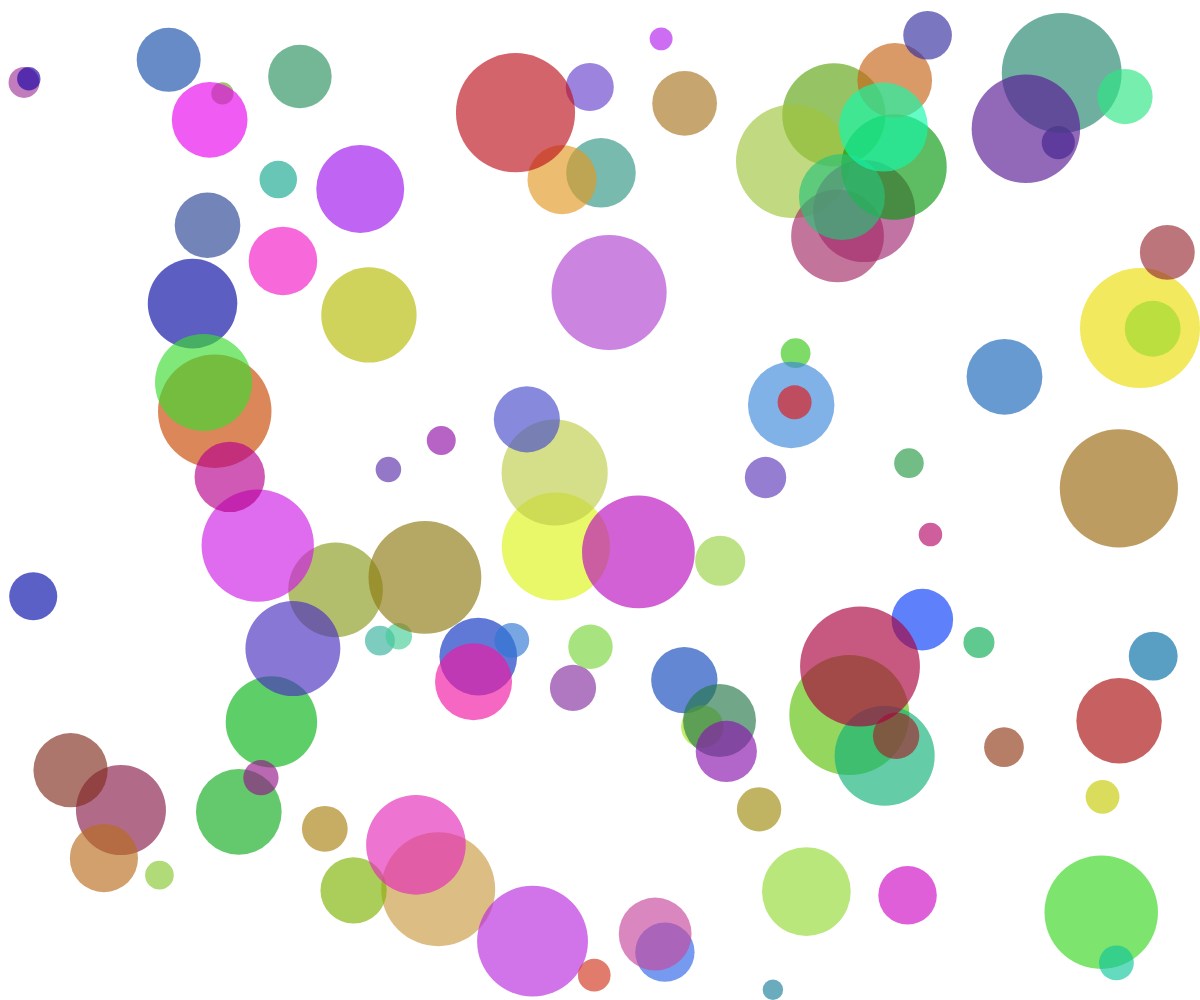
Frame 1 (no input)
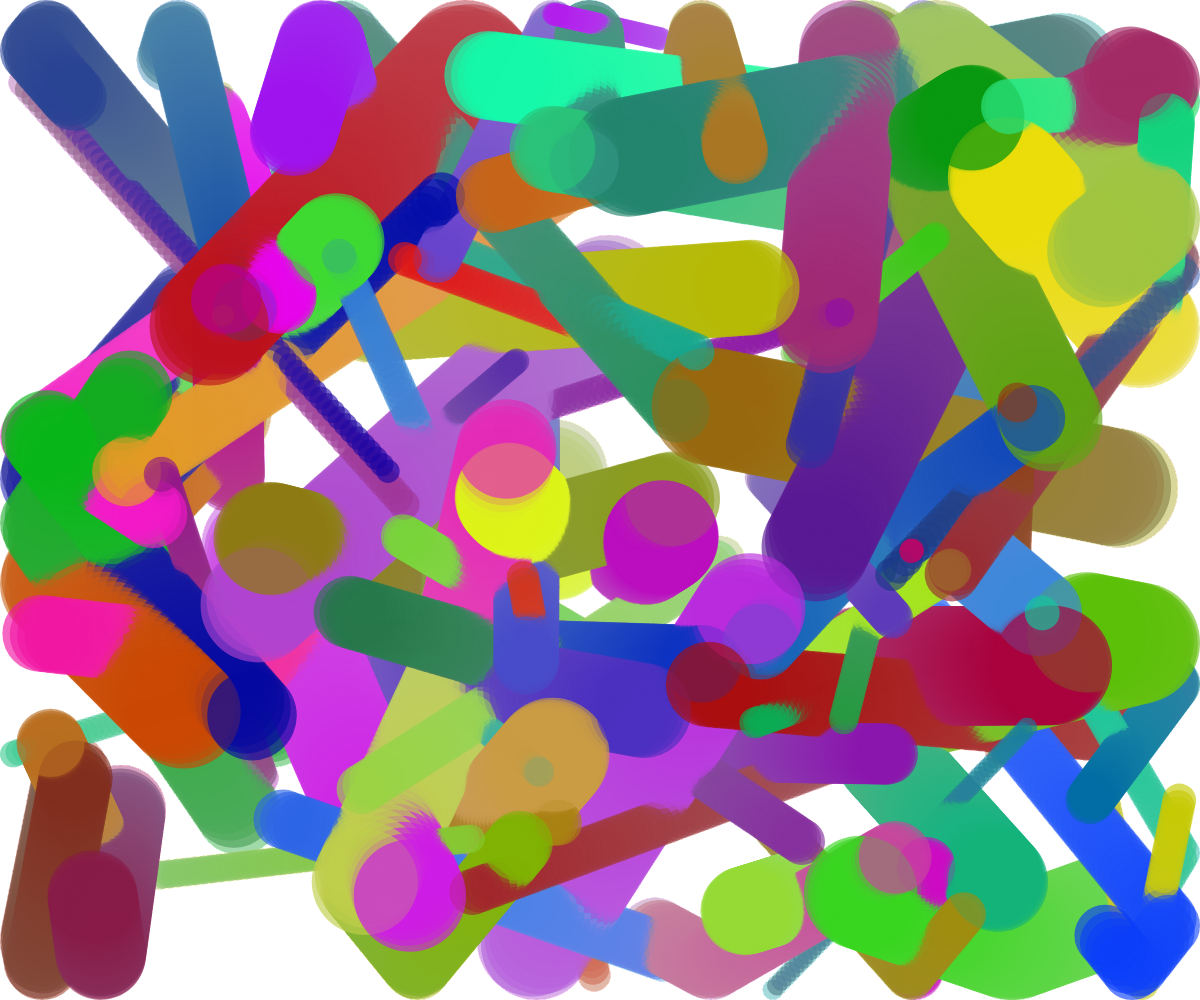
Frame 60 (no input)
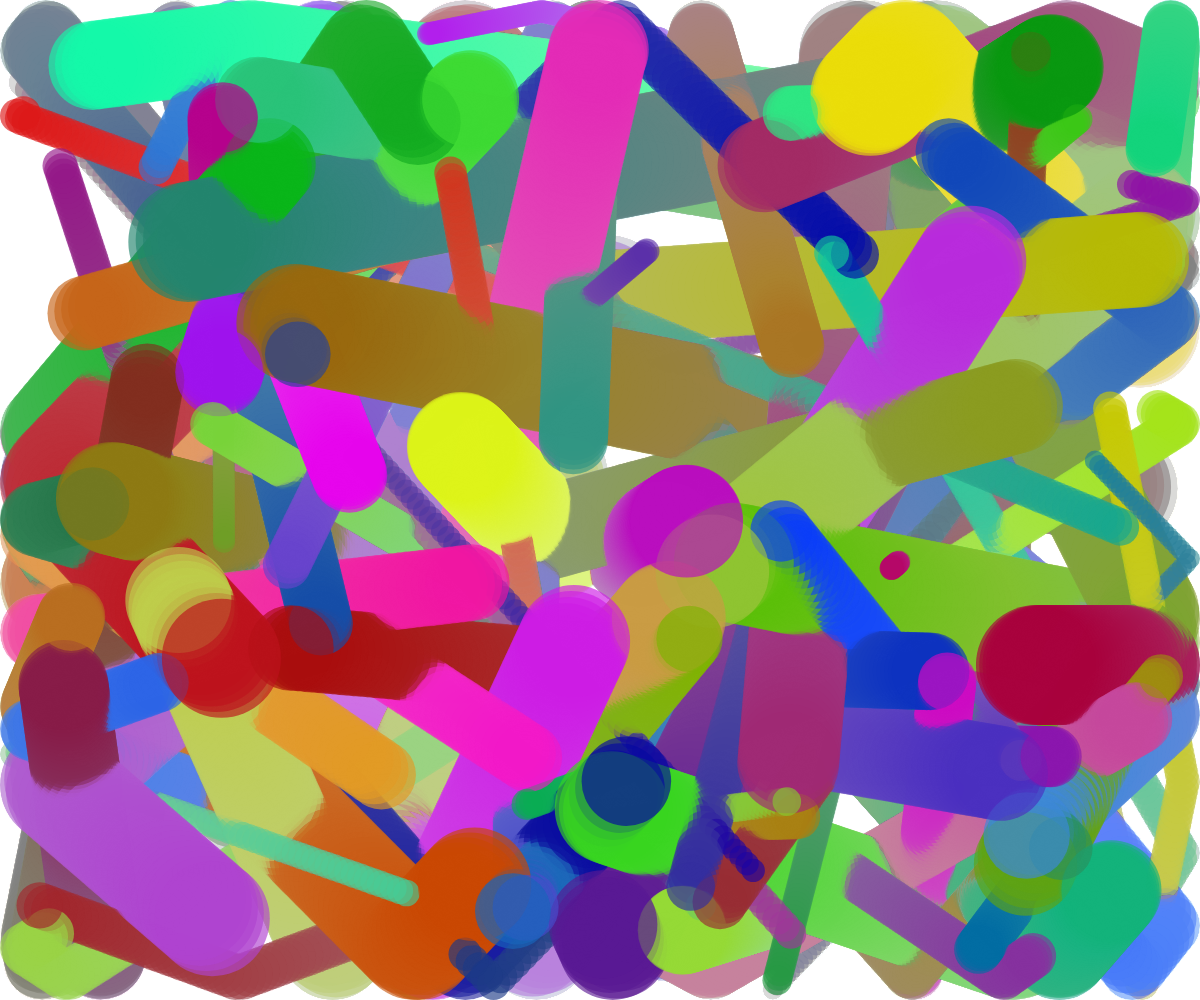
Frame 120 (the mouse pressed at the canvas centre since frame 60)

The p5.js sketch that drew these frames (run headless with seeded random() and noise() and a simulated clock; from frame 60 on, the mouse is pressed at the canvas centre):

// p5.js sketch
// ── sketch.js
class Ball {
  constructor() {
    this.size = random(10, 60)
    this.x = random(0 + this.size, canvasWidth - this.size)
    this.y = random(0 + this.size, canvasHeight - this.size)
    this.color = [random(0, 360), random(50, 100), random(30, 55), 0.65]
    this.vel = [random(-200, 200), random(-200, 200)]
  }
}

// Canvas size
let canvasWidth
let canvasHeight

// Balls array
let balls = []

// Amount of balls
const amountBalls = 100

// Function to update balls
function ballUpdate(ball, dt) {
  ball.x += ball.vel[0] * dt
  ball.y += ball.vel[1] * dt
  if (ball.x - ball.size < 0) {
    ball.vel[0] *= -1
    ball.vel[1] += random(-10, 10)
    ball.x = ball.size
  }
  if (ball.y - ball.size < 0) {
    ball.vel[1] *= -1
    ball.vel[0] += random(-10, 10)
    ball.y = ball.size
  }
  if (ball.x + ball.size > canvasWidth) {
    ball.vel[0] *= -1
    ball.vel[1] += random(-10, 10)
    ball.x = canvasWidth - ball.size
  }
  if (ball.y + ball.size > canvasHeight) {
    ball.vel[1] *= -1
    ball.vel[0] += random(-10, 10)
    ball.y = canvasHeight - ball.size
  }
  
}

function ballDraw(ball) {
  noStroke();
  fill(ball.color[0], ball.color[1], ball.color[2], ball.color[3])
  circle(ball.x, ball.y, ball.size * 2)
}


// When the screen resized update canvas size
function windowResized() {
  resizeCanvas(max(windowWidth, 400), max(windowHeight, 400))
  canvasWidth = max(windowWidth, 400)
  canvasHeight = max(windowHeight, 400)
}

function setup() {
  // Create full screen canvas
  createCanvas(windowWidth, windowHeight)
  canvasWidth = windowWidth
  canvasHeight = windowHeight
  for (let i = 0; i < amountBalls; i ++) {
    balls.push(new Ball());
  }
  colorMode('hsl');
}

function draw() {
  background(0, 0, 86, 0.004)
  for (let i = 0; i < amountBalls; i++) {
    ballUpdate(balls[i], deltaTime / 450)
    ballDraw(balls[i])
  }
}

// ── style.css
html,
body {
  margin: 0;
  padding: 0;
}

body {
  width: 100vw;
  height: 100vh;
  display: flex;
  justify-content: center;
  align-items: center;
  flex-wrap: wrap;
  flex-direction: row-reverse;
  font-size: 25px;
}

canvas {
  box-shadow: 0px 0px 12px 12px gray;
}
